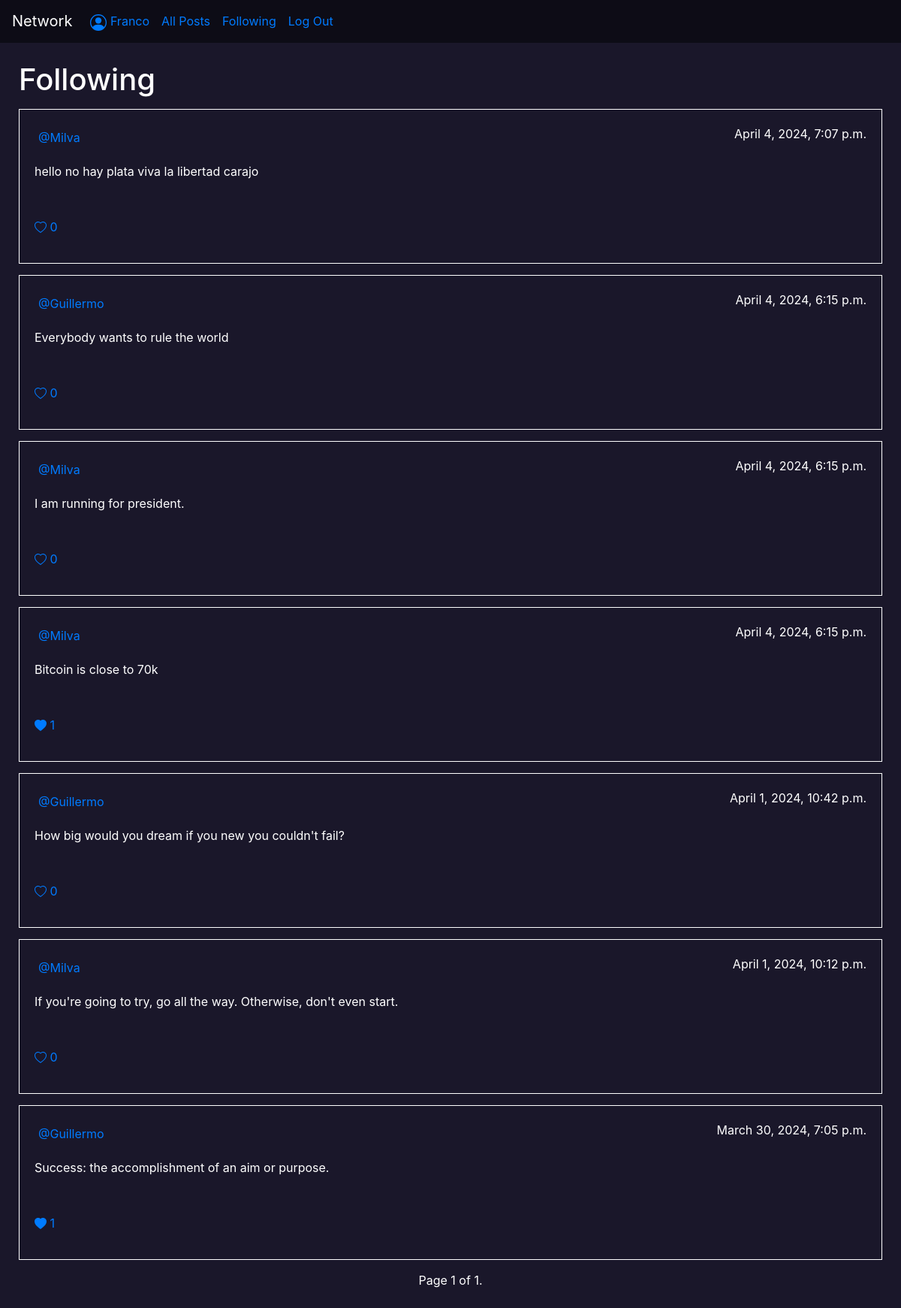
Page /following (signed in) on the committed database.
### network/models.py (models this page shows)
class User(AbstractUser):
    pass

class Post(models.Model):
    user = models.ForeignKey(User, on_delete = models.CASCADE, related_name='post_user')
    text = models.CharField(max_length=280)
    date = models.DateTimeField(default=timezone.now())
    likes = models.ManyToManyField(User,blank=True, related_name='likes')

### network/views.py (the view)
# urls.py: path('following', views.following, name='following'),
def following(request):
    if request.user.is_authenticated:
        following_users = []
        following_profiles = Profile.objects.filter(follower=request.user.pk)
        for following_profile in following_profiles:
            following_users.append(following_profile.user)
        posts = Post.objects.filter(user__in=following_users).order_by('-date')
        paginator = Paginator(posts,10)
        page_number = request.GET.get('page')
        posts = paginator.get_page(page_number)
        logged_user = request.user
        if request.user.is_authenticated:
            liked_post_ids = Post.objects.filter(likes=logged_user).values_list('id', flat=True)
        else:
            liked_post_ids = []
        return render(request,'network/following.html',{'posts':posts,'logged_user':logged_user,'liked_post_ids':liked_post_ids})
    else:
        return HttpResponseRedirect(reverse('login'))

### network/templates/network/following.html (shortened to what this page needs)
{% extends "network/layout.html"%}
{% load static %}
{% block body%}
<div class="mid_section">
    <h1>Following</h1>
    {% if posts %}
        {% for post in posts %}
            <div class="post">
                <div class="top">
                    <div>
                        <a href="{% url 'profile' username=post.user %}" >@{{ post.user }}</a>
                    </div>
                    <p>{{ post.date }}</p>
                </div>
                <div>
                    <p>{{ post.text }}</p>
                </div>
                <div>
                    {%  if post.id in liked_post_ids %}
                        <button onclick="like('{{post.pk}}','unlike')" class="unlike-button" id="unlike_post{{post.pk}}">
                            <p>
                                <svg xmlns="http://www.w3.org/2000/svg" width="16" height="16" fill="currentColor" class="bi bi-heart-fill" viewBox="0 0 16 16">
                                    <path fill-rule="evenodd" d="M8 1.314C12.438-3.248 23.534 4.735 8 15-7.534 4.736 3.562-3.248 8 1.314"/>
                                </svg> <span> {{ post.likes.all.count }}</span>
                            </p>
                        </button>
                    {% else %}
                        <button onclick="like('{{post.pk}}','like')" class="like-button" id="like_post{{post.pk}}">
                            <p>
                                 <span>{{ post.likes.all.count }}</span>
                            </p>
                        </button>
                    {% endif %}
                </div>
            </div>
        {% endfor %}
        <div class="pagination">
            <span class="step-links">
                <span class="current">
                    Page {{ posts.number }} of {{ posts.paginator.num_pages }}.
                </span>
            </span>
        </div>
    {% else %}
        <br>
        <div id="no_post">
            <strong>No posts so far</strong>
        </div>
    {% endif %}
</div>
{% endblock %}

### network/templates/network/layout.html (shortened to what this page needs)
{% load static %}
<!DOCTYPE html>
<html lang="en">
    <head>
        <link rel="stylesheet" href="https://stackpath.bootstrapcdn.com/bootstrap/4.4.1/css/bootstrap.min.css">
        <link href="{% static 'network/styles.css' %}" rel="stylesheet">
    </head>
    <body>
        <nav class="navbar navbar-expand-lg ">
            <li class="navbar-brand">Network</li>
            <div>
            <ul class="navbar-nav mr-auto">
                {% if user.is_authenticated %}
                    <li class="nav-item">
                        <a class="nav-link" href="{% url 'profile' username=user.username %}">
                             {{user.username}}
                        </a>
                    </li>
                {% endif %}
                <li class="nav-item">
                    <a class="nav-link" href="{% url 'index' %}">All Posts</a>
                </li>
                {% if user.is_authenticated %}
                    <li class="nav-item">
                        <a class="nav-link" href="{% url 'following' %}">Following</a>
                    </li>
                    <li class="nav-item">
                        <a class="nav-link" href="{% url 'logout' %}">Log Out</a>
                    </li>
                {% endif %}
            </ul>
        </div>
    </nav>
        <div class="body">
            {% block body %}
            {% endblock %}
        </div>
    </body>
</html>

### network/static/network/styles.css (style rules this page uses)
body { background-color: #1a172a; color: white; }
.navbar { background-color: #0d0c16; }
.mid_section { padding: 25px; }
.post { padding: 15px; border: 1px solid white; margin-top: 15px; display: flex; flex-direction: column; }
.post div { display: flex; margin: 5px; justify-content: space-between; }
.step-links { margin: 15px auto 0 auto; }
.like-button { padding: 0; border: none; background-color: #1a172a; color: #007bff; margin-top: 0; }
.unlike-button { padding: 0; border: none; background-color: #1a172a; color: #007bff; }

### rows in the picture
User: username "Franco"
Post: user "Milva", date "April 4, 2024, 7:07 p.m.", text "hello no hay plata viva la libertad carajo", likes.all.count "0"
Post: user "Guillermo", date "April 4, 2024, 6:15 p.m.", text "Everybody wants to rule the world", likes.all.count "0"
Post: user "Milva", date "April 4, 2024, 6:15 p.m.", text "I am running for president.", likes.all.count "0"
Post: user "Milva", date "April 4, 2024, 6:15 p.m.", text "Bitcoin is close to 70k", likes.all.count "1"
Post: user "Guillermo", date "April 1, 2024, 10:42 p.m.", text "How big would you dream if you new you couldn't fail?", likes.all.count "0"
Post: user "Milva", date "April 1, 2024, 10:12 p.m.", text "If you're going to try, go all the way. Otherwise, don't even start.", likes.all.count "0"
Post: user "Guillermo", date "March 30, 2024, 7:05 p.m.", text "Success: the accomplishment of an aim or purpose.", likes.all.count "1"

### other values in the picture
{{ posts.number }} "1"
{{ posts.paginator.num_pages }} "1"
